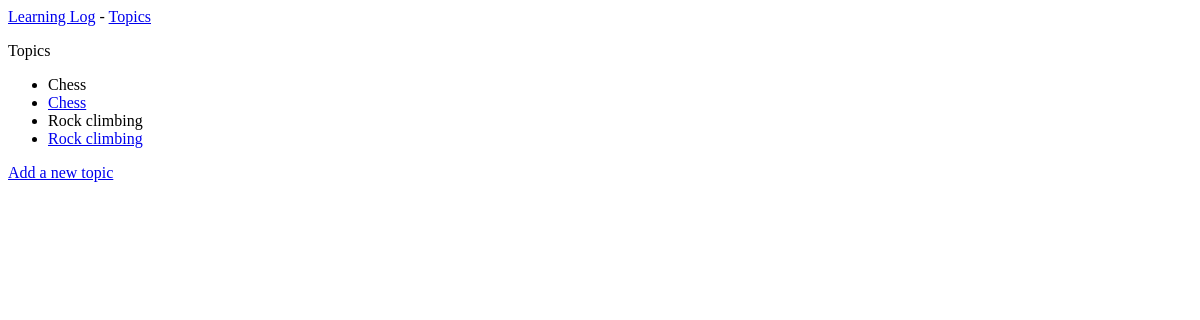
Before: /topics/ with the older database file.
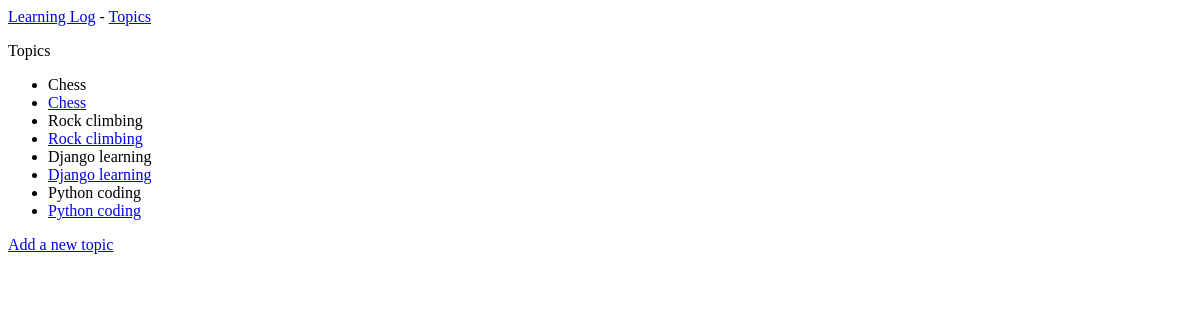
After: the same page with the newer database file.
### learning_logs/models.py (models this page shows)
class Topic(models.Model):
    text = models.CharField(max_length=200)
    date_added = models.DateTimeField(auto_now_add=True)
    def __str__(self):
        return self.text

### learning_logs/views.py (the view)
# urls.py: path('topics/', views.topics, name='topics_link'),
def topics(request):
    topics = Topic.objects.order_by('date_added')
    context = {'topics': topics}
    return render(request, 'learning_logs/topics.html', context)

### learning_logs/templates/learning_logs/topics.html
{% extends "learning_logs/base.html" %}
{% block content %}
<p>Topics</p>
<ul>
    {% for topic in topics %}
    <li>{{ topic }}</li>
    <li>
        <a href="{% url 'individual_topic' topic.id %}">{{ topic }}</a>
    </li>
    {% empty %}
    <li>No topics have been added yet</li>
    {% endfor %}
</ul>
<a href="{% url 'new_topic' %}">Add a new topic</a>
{% endblock content %}

### learning_logs/templates/learning_logs/base.html
<p>
    <a href="{% url 'index' %}">Learning Log</a> -
<a href="{% url 'topics_link' %}">Topics</a>
</p>
 {% block content %}{% endblock content %}

Changed rows visible on the page:
added Topic: text "Django learning"
added Topic: text "Python coding"
